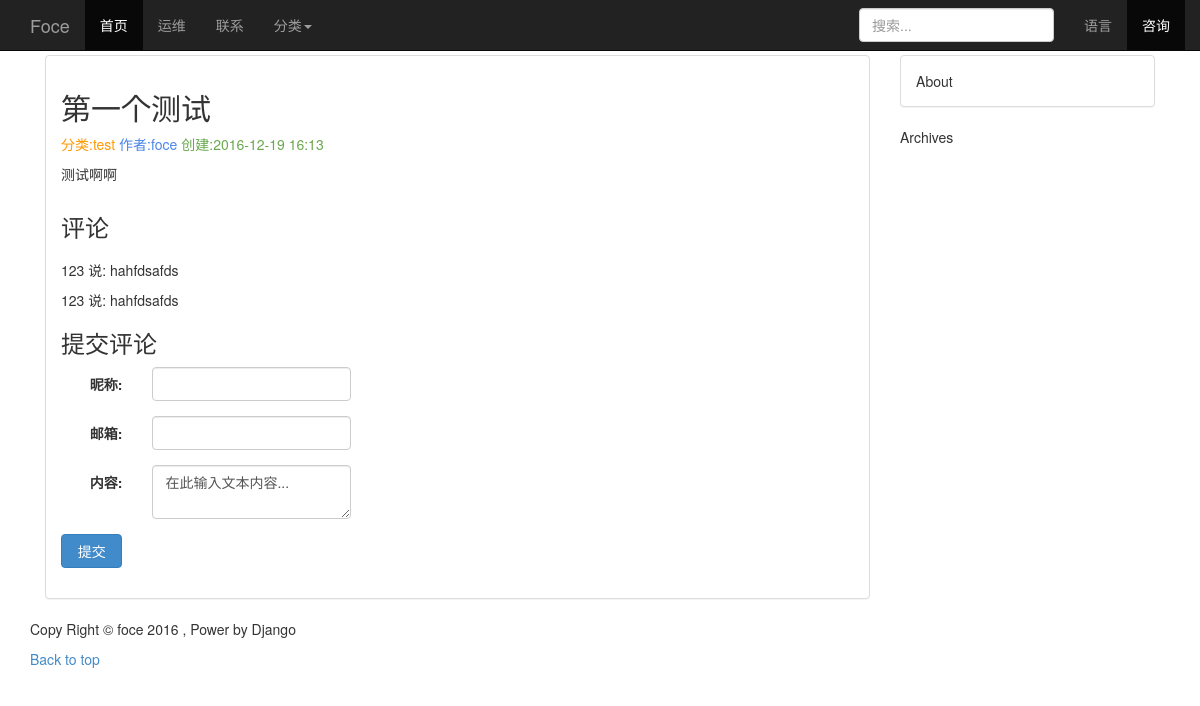
Page /detail/1/ on the committed database.
### blog/models.py (models this page shows, shortened)
class Blog(models.Model):
    id = models.AutoField(auto_created=True,primary_key=True,serialize=False)
    title = models.CharField(max_length=32)
    author = models.ForeignKey(Author)
    content = models.TextField()
    created = models.DateTimeField(auto_now_add=True)
    category = models.ForeignKey(Category)
    tags = models.ManyToManyField(Tag)

class Category(models.Model):
    name = models.CharField(max_length=16)

class Author(models.Model):
    name = models.CharField(max_length=30)
    phone = models.CharField(max_length=11)
    email = models.EmailField(blank=True)
    def __unicode__(self):
        return u'%s' %(self.name)

class Comment(models.Model):
    blog = models.ForeignKey(Blog)
    name = models.CharField(max_length=16)
    email = models.EmailField()
    content = models.CharField(max_length=140)
    created = models.DateTimeField(auto_now_add=True)

### blog/views.py (the view)
# urls.py: url(r'^detail/(\d+)/$', get_detail, name='blog_get_detail'),
def get_detail(request,blog_id):
	try:
		blog = Blog.objects.get(id=blog_id)
	except Blog.DoesNotExist:
		raise Http404
	if request.method == 'GET':
		form = CommentForm()
	else:
		form = CommentForm(request.POST)
		if form.is_valid():
			    cleaned_data = form.cleaned_data
			    cleaned_data['blog'] = blog
			    Comment.objects.create(**cleaned_data)
	detail = {
		'blog': blog,
		'comments': blog.comment_set.all().order_by('-created'),
		'form': form
	}
	return render(request, 'blog-detail.html', detail)

### blog/forms.py
class CommentForm(forms.Form):
    name = forms.CharField(label='nickname', max_length=16, error_messages={
        'required': 'plz type ur nickname',
        'max_length': 'too long'
    })
    email = forms.EmailField(label='email', error_messages={
        'required': 'plz type ur email',
        'invalid': 'format warn'
    })
    content = forms.CharField(label='content', error_messages={
        'required': 'plz type ur content',
        'max_length': 'too long'
    })

### blog/templates/blog-detail.html (shortened to what this page needs)
{% extends "blog-base.html" %}
{% block article %}
    {% block article_title %}
    {% autoescape off %}
    <div class="row">
        <div class="col-sm-8 blog-main">
            <div class="blog-post">
                <h2 class="blog-post-title">{{ blog.title }}</h2>
                <p class="blog-post-meta">
                    <span style="color: #ff9900;">分类:{{ blog.category.name }}</span>
                    <span style="color: #4a86e8">作者:{{ blog.author }}</span>
                    <span style="color: #6aa84f">创建:{{ blog.created|date:"Y-m-d H:i" }}</span>
                </p>
                <p>
                    {{ blog.content }}
                </p>
            </div>
        </div>
        <div class="row-fluid">
            <div class="col-md-8">
                <h3>评论</h3>
                {% for comment in comments %}
                    <div style="padding-top: 10px;">
                        {{ comment.name }} 说: {{ comment.content }}
                    </div>
                {% endfor %}
            </div>
            <div class="col-md-8">
                <h3>提交评论</h3>
                <form action="{% url 'blog_get_detail' blog.id %}" method="POST" role="form" class="form-horizontal">
                    <div class="form-group">
                        <label for="id_name" class="col-md-2 control-label">昵称:</label>
                        <div class="col-md-5">
                            <input type="text" class="form-control" id="id_name" maxlength="16" name="name" required>
                        </div>
                    </div>
                    <div class="form-group">
                        <label for="id_email" class="col-md-2 control-label">邮箱:</label>
                        <div class="col-md-5">
                            <input type="email" class="form-control" id="id_email" required name="email">
                        </div>
                    </div>
                    <div class="form-group">
                        <label for="id_email" class="col-md-2 control-label">内容:</label>
                        <div class="col-md-5">
                            <textarea class="form-control" id="id_content" required name="content">在此输入文本内容...</textarea>
                        </div>
                    </div>
                    <div class="form-group">
                        <div class="col-md-2">
                            <button type="submit" class="btn btn btn-primary btn-block">提交</button>
                        </div>
                    </div>
                </form>
            </div>
        </div>
    </div>
    {% endautoescape %}
    {% endblock %}
{% endblock %}

### static/css/navbar-fixed-top.css (style rules this page uses)
body { min-height: 2000px; padding-top: 55px; }

### rows in the picture
Blog: title "第一个测试", category.name "test", author "foce", created "2016-12-19 16:13", content "测试啊啊"
Comment: name "123", content "hahfdsafds"
Comment: name "123", content "hahfdsafds"
